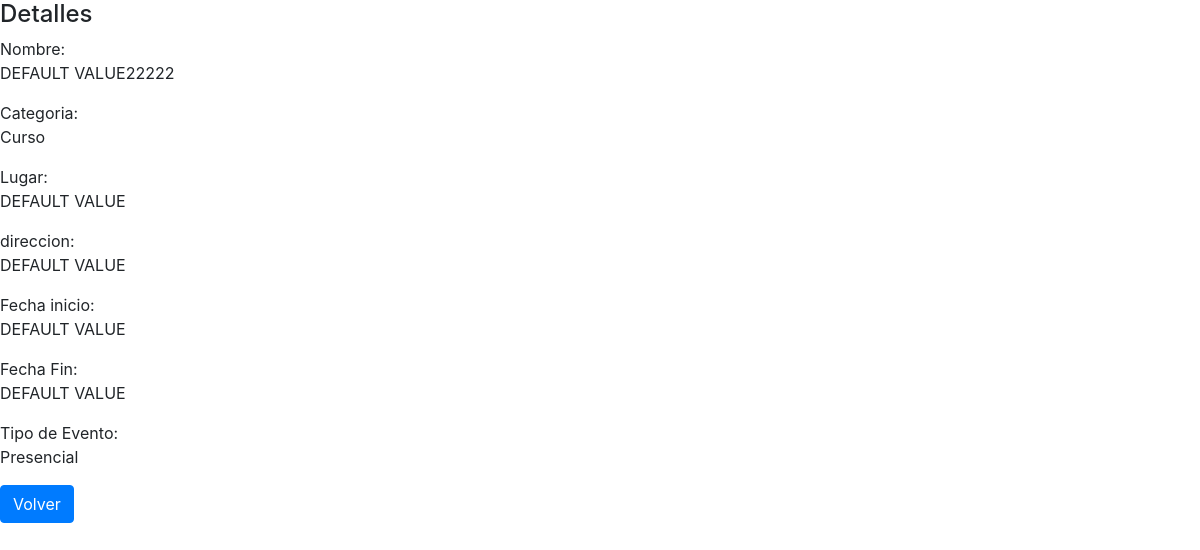
/eventos/detalle/9, run on the app's committed database.
### eventos/models.py (models this page shows)
class Eventos(models.Model):
    nombre = models.CharField(max_length=100, default='DEFAULT VALUE')
    Conferencia= 'Conferencia'
    Seminario= 'Seminario'
    Congreso= 'Congreso'
    Curso= 'Curso'
    categorias = [
        (Conferencia, 'Conferencia'),
        (Seminario, 'Seminario'),
        (Congreso, 'Congreso'),
        (Curso, 'Curso'),
    ]
    categoria = models.CharField(
        max_length=22,
        choices=categorias,
        default=Curso,
    )
    lugar = models.CharField(max_length=20, default='DEFAULT VALUE')
    direccion = models.CharField(max_length=20, default='DEFAULT VALUE')
    fechainicio = models.CharField(max_length=20, default='DEFAULT VALUE') #models.DateTimeField(null=True, blank=True)
    fechafin= models.CharField(max_length=20, default='DEFAULT VALUE') #models.DateTimeField(null=True, blank=True)
    Presencial = 'Presencial '
    Virtual= 'Virtual'
    tipo_eventos =[
        (Presencial, 'Presencial'),
        (Virtual, 'Virtual'),
    ]
    tipo_evento = models.CharField(
        max_length=22,
        choices=tipo_eventos,
        default=Presencial,
    )
    created_at = models.DateTimeField(auto_now_add=True)
    updated_at = models.DateTimeField(auto_now=True)
    class Meta:
        db_table = 'eventos'
        ordering = ["-created_at"]

### eventos/views.py (the view)
# urls.py: path('eventos/detalle/<int:pk>', EventoDetalle.as_view(template_name = "eventos/detalles.html"), name='detalles'),
class EventoDetalle(DetailView):
    model = Eventos # Llamamos a la clase 'Eventos' que se encuentra en nuestro archivo 'models.py'

### eventos/templates/eventos/detalles.html (shortened to what this page needs)
<!DOCTYPE html>
<html>
<head>
{% load bootstrap4 %}
{% bootstrap_css %}
{% load static %}
</head>
<body>
<h4>Detalles</h4>
<p><span class="txt_negrita">Nombre:</span> <br> {{object.nombre}}</p>
<p><span class="txt_negrita">Categoria:</span> <br> {{object.categoria}}</p>
<p><span class="txt_negrita">Lugar:</span> <br> {{object.lugar}}</p>
<p><span class="txt_negrita">direccion:</span> <br> {{object.direccion}}</p>
<p><span class="txt_negrita">Fecha inicio:</span> <br> {{object.fechainicio}}</p>
<p><span class="txt_negrita">Fecha Fin:</span> <br> {{object.fechafin}}</p>
<p><span class="txt_negrita">Tipo de Evento:</span> <br> {{object.tipo_evento}}</p>
<a href="../" type="submit" class="btn btn-primary">Volver</a>
</body>
</html>

### data on the page
Eventos: nombre "DEFAULT VALUE22222", categoria "Curso", lugar "DEFAULT VALUE", direccion "DEFAULT VALUE", fechainicio "DEFAULT VALUE", fechafin "DEFAULT VALUE", tipo_evento "Presencial"
